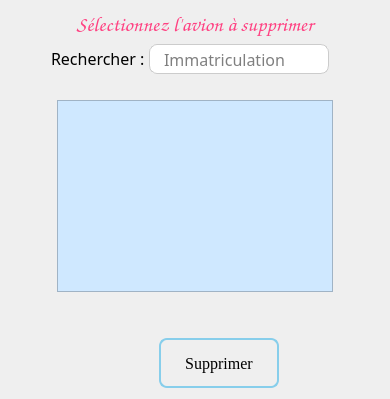
          <widget class="QWidget" name="page_32">
           <layout class="QGridLayout" name="gridLayout_15">
            <item row="3" column="1">
             <spacer name="verticalSpacer_9">
              <property name="orientation">
               <enum>Qt::Orientation::Vertical</enum>
              </property>
              <property name="sizeType">
               <enum>QSizePolicy::Policy::Minimum</enum>
              </property>
              <property name="sizeHint" stdset="0">
               <size>
                <width>20</width>
                <height>40</height>
               </size>
              </property>
             </spacer>
            </item>
            <item row="2" column="0">
             <spacer name="horizontalSpacer_6">
              <property name="orientation">
               <enum>Qt::Orientation::Horizontal</enum>
              </property>
              <property name="sizeType">
               <enum>QSizePolicy::Policy::Minimum</enum>
              </property>
              <property name="sizeHint" stdset="0">
               <size>
                <width>40</width>
                <height>20</height>
               </size>
              </property>
             </spacer>
            </item>
            <item row="0" column="1">
             <widget class="QLabel" name="label_200">
              <property name="sizePolicy">
               <sizepolicy hsizetype="Preferred" vsizetype="Fixed">
                <horstretch>0</horstretch>
                <verstretch>0</verstretch>
               </sizepolicy>
              </property>
              <property name="font">
               <font>
                <family>Comic Sans MS</family>
                <pointsize>16</pointsize>
               </font>
              </property>
              <property name="styleSheet">
               <string notr="true">color: #FF4081;</string>
              </property>
              <property name="text">
               <string>Sélectionnez l'avion à supprimer</string>
              </property>
              <property name="textFormat">
               <enum>Qt::TextFormat::AutoText</enum>
              </property>
              <property name="alignment">
               <set>Qt::AlignmentFlag::AlignCenter</set>
              </property>
              <property name="margin">
               <number>10</number>
              </property>
             </widget>
            </item>
            <item row="2" column="2">
             <spacer name="horizontalSpacer_7">
              <property name="orientation">
               <enum>Qt::Orientation::Horizontal</enum>
              </property>
              <property name="sizeType">
               <enum>QSizePolicy::Policy::Minimum</enum>
              </property>
              <property name="sizeHint" stdset="0">
               <size>
                <width>40</width>
                <height>20</height>
               </size>
              </property>
             </spacer>
            </item>
            <item row="4" column="0" colspan="3">
             <layout class="QHBoxLayout" name="horizontalLayout_45">
              <property name="spacing">
               <number>20</number>
              </property>
              <property name="leftMargin">
               <number>0</number>
              </property>
              <property name="rightMargin">
               <number>100</number>
              </property>
              <item alignment="Qt::AlignmentFlag::AlignRight">
               <widget class="QPushButton" name="btnSup">
                <property name="enabled">
                 <bool>false</bool>
                </property>
                <property name="sizePolicy">
                 <sizepolicy hsizetype="Fixed" vsizetype="Fixed">
                  <horstretch>0</horstretch>
                  <verstretch>0</verstretch>
                 </sizepolicy>
                </property>
                <property name="minimumSize">
                 <size>
                  <width>120</width>
                  <height>50</height>
                 </size>
                </property>
                <property name="maximumSize">
                 <size>
                  <width>200</width>
                  <height>60</height>
                 </size>
                </property>
                <property name="font">
                 <font>
                  <family>Georgia</family>
                  <pointsize>12</pointsize>
                 </font>
                </property>
                <property name="styleSheet">
                 <string notr="true">QPushButton {
    background: qlineargradient(x1:0, y1:0, x2:0, y2:1,
                                stop:0 #00aaff, stop:1 #f0f0f0);
    border: 2px solid skyblue;
    border-radius: 8px;
    padding: 5px;
    color: black;
}

QPushButton:hover {
    background: qlineargradient(x1:0, y1:0, x2:0, y2:1,
                                stop:0 #f0f0f0, stop:1 #00aaff);
    border: 2px solid skyblue;
}

QPushButton:pressed {
    background: qlineargradient(x1:0, y1:0, x2:0, y2:1,
                                stop:0 #f0f0f0, stop:1 #0080ff);
    border: 2px solid teal;
}</string>
                </property>
                <property name="text">
                 <string>Supprimer</string>
                </property>
                <property name="icon">
                 <iconset theme="QIcon::ThemeIcon::EditDelete"/>
                </property>
                <property name="iconSize">
                 <size>
                  <width>20</width>
                  <height>20</height>
                 </size>
                </property>
               </widget>
              </item>
             </layout>
            </item>
            <item row="1" column="0" colspan="3">
             <layout class="QHBoxLayout" name="horizontalLayout_25">
              <property name="spacing">
               <number>0</number>
              </property>
              <property name="topMargin">
               <number>0</number>
              </property>
              <property name="rightMargin">
               <number>50</number>
              </property>
              <property name="bottomMargin">
               <number>20</number>
              </property>
              <item>
               <spacer name="horizontalSpacer_34">
                <property name="orientation">
                 <enum>Qt::Orientation::Horizontal</enum>
                </property>
                <property name="sizeHint" stdset="0">
                 <size>
                  <width>40</width>
                  <height>20</height>
                 </size>
                </property>
               </spacer>
              </item>
              <item alignment="Qt::AlignmentFlag::AlignRight">
               <widget class="QLabel" name="label_17">
                <property name="sizePolicy">
                 <sizepolicy hsizetype="Fixed" vsizetype="Fixed">
                  <horstretch>0</horstretch>
                  <verstretch>0</verstretch>
                 </sizepolicy>
                </property>
                <property name="font">
                 <font>
                  <family>Calisto MT</family>
                  <pointsize>12</pointsize>
                 </font>
                </property>
                <property name="text">
                 <string>Rechercher : </string>
                </property>
               </widget>
              </item>
              <item alignment="Qt::AlignmentFlag::AlignRight">
               <widget class="QLineEdit" name="supRechercheAvion">
                <property name="sizePolicy">
                 <sizepolicy hsizetype="Fixed" vsizetype="Fixed">
                  <horstretch>0</horstretch>
                  <verstretch>0</verstretch>
                 </sizepolicy>
                </property>
                <property name="minimumSize">
                 <size>
                  <width>150</width>
                  <height>0</height>
                 </size>
                </property>
                <property name="maximumSize">
                 <size>
                  <width>150</width>
                  <height>30</height>
                 </size>
                </property>
                <property name="font">
                 <font>
                  <family>Calisto MT</family>
                  <pointsize>12</pointsize>
                 </font>
                </property>
                <property name="styleSheet">
                 <string notr="true">QLineEdit {
border : none;
 border: 1px solid #ccc;
border-right : none;
background-color : white;
border-top-left-radius : 8px;
border-bottom-left-radius : 8px;
}</string>
                </property>
                <property name="alignment">
                 <set>Qt::AlignmentFlag::AlignCenter</set>
                </property>
                <property name="placeholderText">
                 <string>Immatriculation</string>
                </property>
               </widget>
              </item>
              <item>
               <widget class="QPushButton" name="pushButton_10">
                <property name="sizePolicy">
                 <sizepolicy hsizetype="Fixed" vsizetype="Fixed">
                  <horstretch>0</horstretch>
                  <verstretch>0</verstretch>
                 </sizepolicy>
                </property>
                <property name="minimumSize">
                 <size>
                  <width>30</width>
                  <height>30</height>
                 </size>
                </property>
                <property name="maximumSize">
                 <size>
                  <width>30</width>
                  <height>30</height>
                 </size>
                </property>
                <property name="font">
                 <font>
                  <family>Calisto MT</family>
                  <pointsize>12</pointsize>
                 </font>
                </property>
                <property name="styleSheet">
                 <string notr="true">QPushButton {
border : none;
background-color : #f8f8f8;
border: 1px solid #ccc;
border-left : none;
background-color : white;
border-top-right-radius : 8px;
border-bottom-right-radius : 8px;
}</string>
                </property>
                <property name="text">
                 <string/>
                </property>
                <property name="icon">
                 <iconset theme="QIcon::ThemeIcon::SystemSearch"/>
                </property>
               </widget>
              </item>
             </layout>
            </item>
            <item row="2" column="1">
             <widget class="QTableView" name="supListeAvion">
              <property name="sizePolicy">
               <sizepolicy hsizetype="Expanding" vsizetype="Preferred">
                <horstretch>0</horstretch>
                <verstretch>0</verstretch>
               </sizepolicy>
              </property>
              <property name="font">
               <font>
                <family>Microsoft JhengHei</family>
                <pointsize>10</pointsize>
               </font>
              </property>
              <property name="styleSheet">
               <string notr="true">background-color:  #CFE8FF;
selection-background-color: lightseagreen;</string>
              </property>
              <property name="alternatingRowColors">
               <bool>true</bool>
              </property>
              <property name="selectionMode">
               <enum>QAbstractItemView::SelectionMode::SingleSelection</enum>
              </property>
              <property name="selectionBehavior">
               <enum>QAbstractItemView::SelectionBehavior::SelectRows</enum>
              </property>
              <attribute name="horizontalHeaderDefaultSectionSize">
               <number>240</number>
              </attribute>
              <attribute name="horizontalHeaderStretchLastSection">
               <bool>true</bool>
              </attribute>
              <attribute name="verticalHeaderVisible">
               <bool>false</bool>
              </attribute>
              <attribute name="verticalHeaderDefaultSectionSize">
               <number>35</number>
              </attribute>
             </widget>
            </item>
           </layout>
          </widget>
